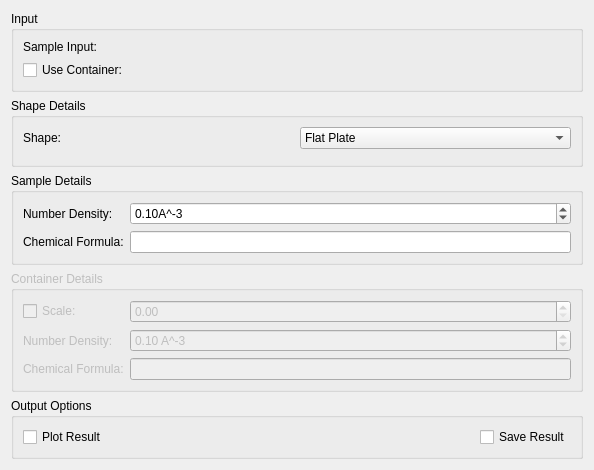
<?xml version="1.0" encoding="UTF-8"?>
<ui version="4.0">
 <class>AbsCorr</class>
 <widget class="QWidget" name="AbsCorr">
  <property name="geometry">
   <rect>
    <x>0</x>
    <y>0</y>
    <width>594</width>
    <height>456</height>
   </rect>
  </property>
  <property name="windowTitle">
   <string>Form</string>
  </property>
  <layout class="QVBoxLayout" name="layoutAbsF2P">
   <item>
    <widget class="QGroupBox" name="gbInput">
     <property name="title">
      <string>Input</string>
     </property>
     <layout class="QGridLayout" name="gridLayout_11">
      <item row="1" column="0">
       <widget class="QCheckBox" name="ckUseCan">
        <property name="text">
         <string>Use Container:</string>
        </property>
       </widget>
      </item>
      <item row="0" column="1">
       <widget class="MantidQt::MantidWidgets::DataSelector" name="dsSampleInput" native="true">
        <property name="sizePolicy">
         <sizepolicy hsizetype="Minimum" vsizetype="Fixed">
          <horstretch>0</horstretch>
          <verstretch>0</verstretch>
         </sizepolicy>
        </property>
        <property name="autoLoad" stdset="0">
         <bool>true</bool>
        </property>
        <property name="workspaceSuffixes" stdset="0">
         <stringlist>
          <string>_red</string>
          <string>_sqw</string>
         </stringlist>
        </property>
        <property name="fileBrowserSuffixes" stdset="0">
         <stringlist>
          <string>_red.nxs</string>
          <string>_sqw.nxs</string>
         </stringlist>
        </property>
        <property name="showLoad" stdset="0">
         <bool>false</bool>
        </property>
       </widget>
      </item>
      <item row="0" column="0">
       <widget class="QLabel" name="lbSampleInput">
        <property name="text">
         <string>Sample Input:</string>
        </property>
       </widget>
      </item>
      <item row="1" column="1">
       <widget class="MantidQt::MantidWidgets::DataSelector" name="dsCanInput" native="true">
        <property name="enabled">
         <bool>false</bool>
        </property>
        <property name="sizePolicy">
         <sizepolicy hsizetype="Minimum" vsizetype="Fixed">
          <horstretch>0</horstretch>
          <verstretch>0</verstretch>
         </sizepolicy>
        </property>
        <property name="autoLoad" stdset="0">
         <bool>true</bool>
        </property>
        <property name="workspaceSuffixes" stdset="0">
         <stringlist>
          <string>_red</string>
          <string>_sqw</string>
         </stringlist>
        </property>
        <property name="fileBrowserSuffixes" stdset="0">
         <stringlist>
          <string>_red.nxs</string>
          <string>_sqw.nxs</string>
         </stringlist>
        </property>
        <property name="showLoad" stdset="0">
         <bool>false</bool>
        </property>
       </widget>
      </item>
     </layout>
    </widget>
   </item>
   <item>
    <widget class="QGroupBox" name="gbShapeDetails">
     <property name="sizePolicy">
      <sizepolicy hsizetype="Preferred" vsizetype="Fixed">
       <horstretch>0</horstretch>
       <verstretch>0</verstretch>
      </sizepolicy>
     </property>
     <property name="title">
      <string>Shape Details</string>
     </property>
     <layout class="QVBoxLayout" name="verticalLayout_9">
      <item>
       <layout class="QHBoxLayout" name="loShape">
        <item>
         <widget class="QLabel" name="lbShape">
          <property name="text">
           <string>Shape:</string>
          </property>
         </widget>
        </item>
        <item>
         <widget class="QComboBox" name="cbShape">
          <item>
           <property name="text">
            <string>Flat Plate</string>
           </property>
          </item>
          <item>
           <property name="text">
            <string>Annulus</string>
           </property>
          </item>
          <item>
           <property name="text">
            <string>Cylinder</string>
           </property>
          </item>
         </widget>
        </item>
       </layout>
      </item>
      <item>
       <widget class="QStackedWidget" name="swShapeDetails">
        <widget class="QWidget" name="pgFlatPlate"/>
        <widget class="QWidget" name="pgAnnulus"/>
        <widget class="QWidget" name="pgCylinder"/>
       </widget>
      </item>
     </layout>
    </widget>
   </item>
   <item>
    <widget class="QGroupBox" name="gbSampleDetails">
     <property name="title">
      <string>Sample Details</string>
     </property>
     <layout class="QGridLayout" name="gridLayout">
      <item row="0" column="0">
       <widget class="QLabel" name="lbSampleNumberDensity">
        <property name="text">
         <string>Number Density: </string>
        </property>
       </widget>
      </item>
      <item row="0" column="1">
       <widget class="QDoubleSpinBox" name="spSampleNumberDensity">
        <property name="suffix">
         <string>A^-3</string>
        </property>
        <property name="singleStep">
         <double>0.100000000000000</double>
        </property>
        <property name="value">
         <double>0.100000000000000</double>
        </property>
       </widget>
      </item>
      <item row="1" column="0">
       <widget class="QLabel" name="lbSampleChemicalFormula">
        <property name="text">
         <string>Chemical Formula:</string>
        </property>
       </widget>
      </item>
      <item row="1" column="1">
       <widget class="QLineEdit" name="leSampleChemicalFormula"/>
      </item>
     </layout>
    </widget>
   </item>
   <item>
    <widget class="QGroupBox" name="gbContainerDetails">
     <property name="enabled">
      <bool>false</bool>
     </property>
     <property name="title">
      <string>Container Details</string>
     </property>
     <layout class="QGridLayout" name="gridLayout_2">
      <item row="2" column="1">
       <widget class="QLineEdit" name="leCanChemicalFormula"/>
      </item>
      <item row="2" column="0">
       <widget class="QLabel" name="lbCanChemicalFormula">
        <property name="text">
         <string>Chemical Formula:</string>
        </property>
       </widget>
      </item>
      <item row="1" column="1">
       <widget class="QDoubleSpinBox" name="spCanNumberDensity">
        <property name="suffix">
         <string> A^-3</string>
        </property>
        <property name="singleStep">
         <double>0.100000000000000</double>
        </property>
        <property name="value">
         <double>0.100000000000000</double>
        </property>
       </widget>
      </item>
      <item row="1" column="0">
       <widget class="QLabel" name="lbCanNumberDensity">
        <property name="text">
         <string>Number Density:</string>
        </property>
       </widget>
      </item>
      <item row="0" column="0">
       <widget class="QCheckBox" name="ckScaleCan">
        <property name="text">
         <string>Scale:</string>
        </property>
       </widget>
      </item>
      <item row="0" column="1">
       <widget class="QDoubleSpinBox" name="spCanScale">
        <property name="enabled">
         <bool>false</bool>
        </property>
        <property name="singleStep">
         <double>0.100000000000000</double>
        </property>
       </widget>
      </item>
     </layout>
    </widget>
   </item>
   <item>
    <widget class="QGroupBox" name="gbOutput">
     <property name="sizePolicy">
      <sizepolicy hsizetype="Preferred" vsizetype="Fixed">
       <horstretch>0</horstretch>
       <verstretch>0</verstretch>
      </sizepolicy>
     </property>
     <property name="title">
      <string>Output Options</string>
     </property>
     <layout class="QHBoxLayout" name="horizontalLayout_2">
      <item>
       <widget class="QCheckBox" name="ckPlot">
        <property name="text">
         <string>Plot Result</string>
        </property>
       </widget>
      </item>
      <item>
       <spacer name="horizontalSpacer_2">
        <property name="orientation">
         <enum>Qt::Horizontal</enum>
        </property>
        <property name="sizeHint" stdset="0">
         <size>
          <width>40</width>
          <height>20</height>
         </size>
        </property>
       </spacer>
      </item>
      <item>
       <widget class="QCheckBox" name="ckSave">
        <property name="text">
         <string>Save Result</string>
        </property>
       </widget>
      </item>
     </layout>
    </widget>
   </item>
  </layout>
 </widget>
 <customwidgets>
  <customwidget>
   <class>MantidQt::MantidWidgets::DataSelector</class>
   <extends>QWidget</extends>
   <header>MantidQtMantidWidgets/DataSelector.h</header>
  </customwidget>
 </customwidgets>
 <tabstops>
  <tabstop>ckUseCan</tabstop>
 </tabstops>
 <resources/>
 <connections>
  <connection>
   <sender>cbShape</sender>
   <signal>currentIndexChanged(int)</signal>
   <receiver>swShapeDetails</receiver>
   <slot>setCurrentIndex(int)</slot>
   <hints>
    <hint type="sourcelabel">
     <x>436</x>
     <y>160</y>
    </hint>
    <hint type="destinationlabel">
     <x>296</x>
     <y>185</y>
    </hint>
   </hints>
  </connection>
  <connection>
   <sender>ckScaleCan</sender>
   <signal>toggled(bool)</signal>
   <receiver>spCanScale</receiver>
   <slot>setEnabled(bool)</slot>
   <hints>
    <hint type="sourcelabel">
     <x>156</x>
     <y>91</y>
    </hint>
    <hint type="destinationlabel">
     <x>436</x>
     <y>92</y>
    </hint>
   </hints>
  </connection>
  <connection>
   <sender>ckUseCan</sender>
   <signal>toggled(bool)</signal>
   <receiver>dsCanInput</receiver>
   <slot>setEnabled(bool)</slot>
   <hints>
    <hint type="sourcelabel">
     <x>156</x>
     <y>65</y>
    </hint>
    <hint type="destinationlabel">
     <x>436</x>
     <y>65</y>
    </hint>
   </hints>
  </connection>
  <connection>
   <sender>ckUseCan</sender>
   <signal>toggled(bool)</signal>
   <receiver>gbContainerDetails</receiver>
   <slot>setEnabled(bool)</slot>
   <hints>
    <hint type="sourcelabel">
     <x>156</x>
     <y>65</y>
    </hint>
    <hint type="destinationlabel">
     <x>296</x>
     <y>327</y>
    </hint>
   </hints>
  </connection>
 </connections>
</ui>
